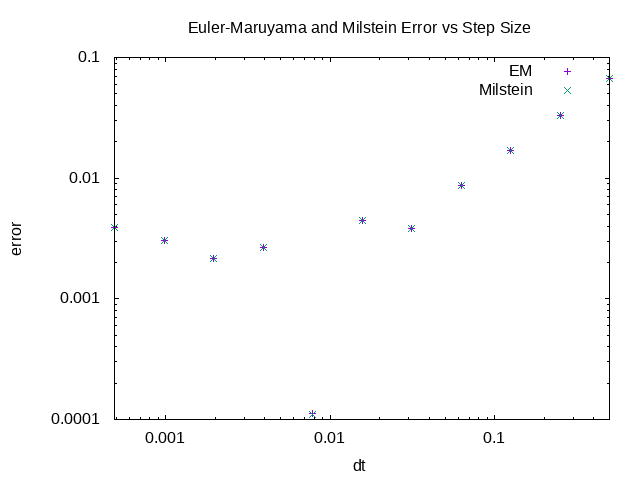

Write gnuplot code to recreate this figure.
#
# Sources:
# https://stackoverflow.com/questions/50951339/gnuplot-plotting-series-based-on-label-in-third-column
#

set datafile separator ','
set key autotitle columnhead

set terminal png
set output 'errors.png'

delimiter = "#"    # some character that does not appear in category name
categories = ""

stats "errors.csv" using (categories = categories." ".delimiter.strcol(2).delimiter) nooutput

unique_categories = ""
do for [cat in categories] {
   if (strstrt (unique_categories, cat) == 0) {
      unique_categories = unique_categories." ".cat
   }
}


set logscale y
set logscale x

set xlabel "dt"
set ylabel "error"
set title "Euler-Maruyama and Milstein Error vs Step Size"

plot for [cat in unique_categories] "errors.csv" using 1:(delimiter.strcol(2).delimiter eq cat ? $3 : NaN) title cat[2:strlen(cat)-1]

